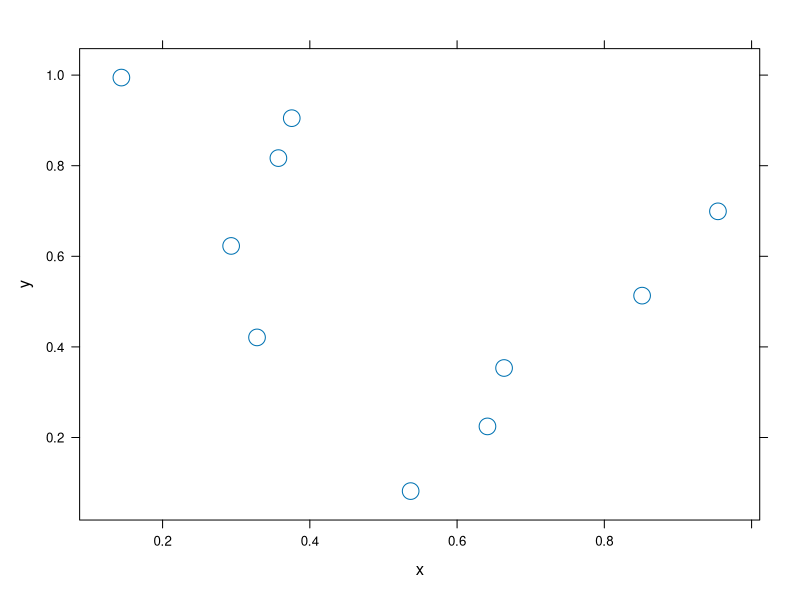

Recreate this plot in R.
## ---- chunk 1
library(knitr)
library(dplyr)
library(lattice)

knitr::opts_chunk$set(echo = TRUE)
## ---- chunk 2
data <- data.frame(x=runif(10),y=runif(10))
xyplot(y~x, data, cex=2)
## ---- chunk 3
knitr::kable(data, 
             booktabs = TRUE, escape=FALSE,
             caption = 'The randomly generated data used for this research.'
             )
